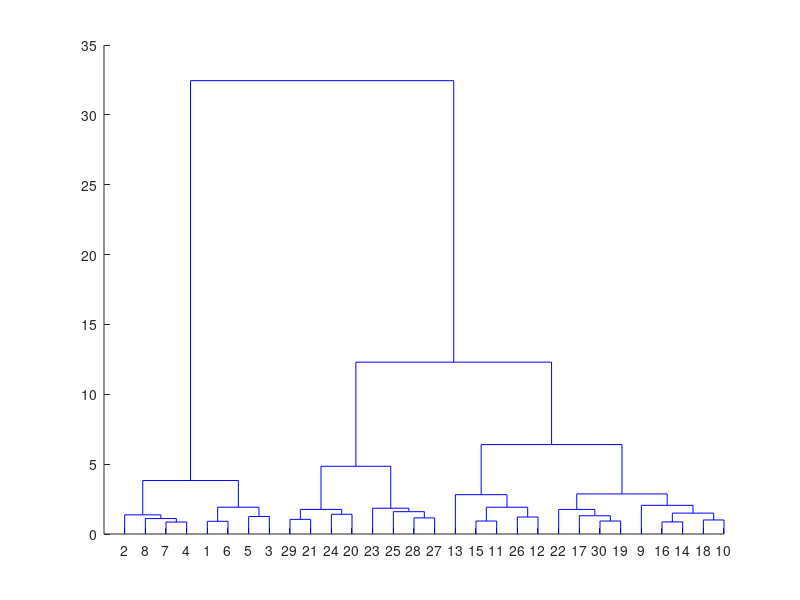
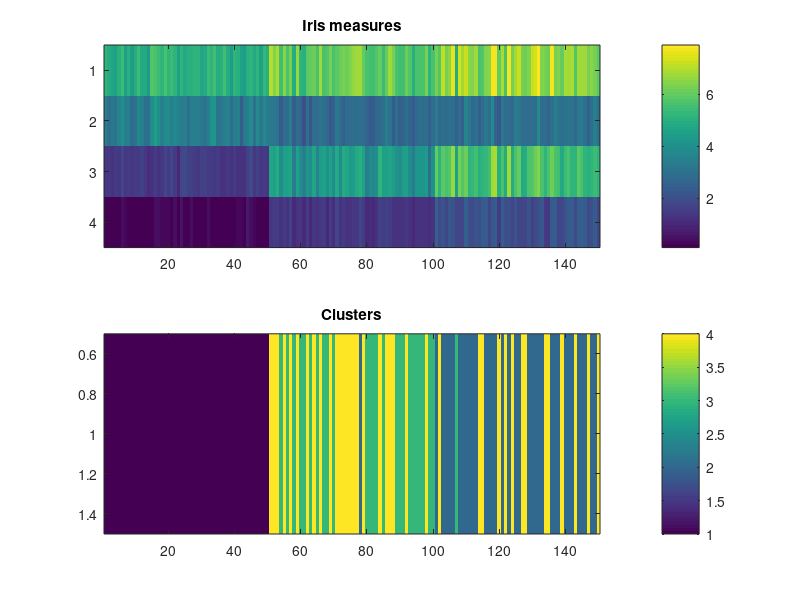
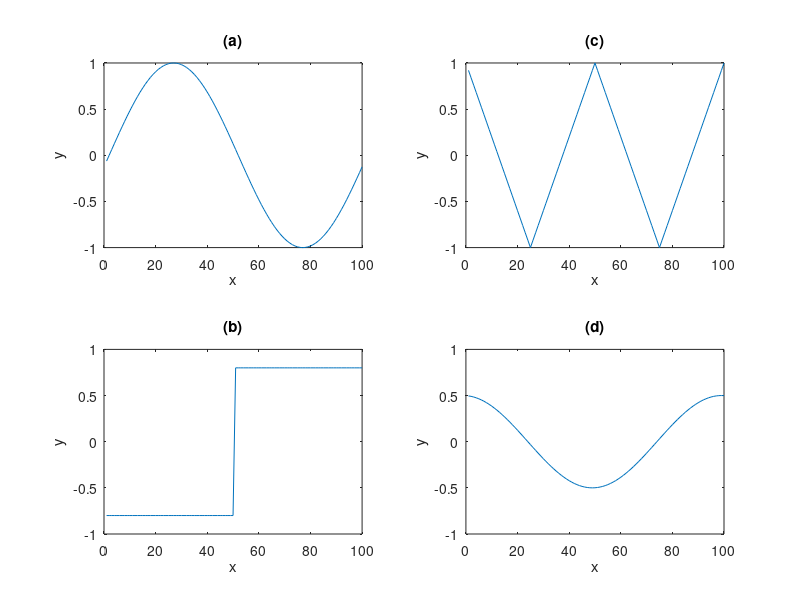

Write the MATLAB code that produced these figures, in order. (Note: this script raises an error after producing the figures.)
%%%%%%%%%%%%%%%%%%%%%%%%%%%%%%%%%%%%%%%%%%
% Tutorial 7 (26 Oct 2016) 
% Clustering
%%%%%%%%%%%%%%%%%%%%%%%%%%%%%%%%%%%%%%%%%%

%%%%%%%%%%%%%%%%%%%%%%%%%%%%%%%%%%%%%%%%%%%%%%%%%%%%%%%
% Example 1
% apply hierarchical clustering (Ward's method) to
% Fisher's iris data (Matlab example)
%%%%%%%%%%%%%%%%%%%%%%%%%%%%%%%%%%%%%%%%%%%%%%%%%%%%%%%
load fisheriris;

Z = linkage(meas,'ward','euclidean');
c = cluster(Z,'maxclust',4);

% columns are species
% rows are categories
% so table(1,1) say if there is any first species in the first category
% table(2,1) if there is any first species in the second category
table=crosstab(c,species)

figure;
dendrogram(Z)

% plot original data and the clusters
figure;
subplot(2,1,1);
imagesc(meas');
colorbar
title('Iris measures');

subplot(2,1,2);
imagesc(c')
colorbar
title('Clusters');

%%%%%%%%%%%%%%%%%%%%%%%%%%%%%%%%%%%%%%%%%%%%%%%%%%%%%%%
% Example 2
% apply hierarchical clustering (Ward's method) to
% the synthetic data from Tutorial 3 (in combination with PCA)
%%%%%%%%%%%%%%%%%%%%%%%%%%%%%%%%%%%%%%%%%%%%%%%%%%%%%%%
% creating the input data
k=2*pi/100;
omega=2*pi/50;
x=[1:100];
t=[1:200];

for i=1:200
y(i,:)=sin(k*x-omega*t(i));
end

% sine pattern w/ amplitude of 1
y1=y(1,:);

% cosine pattern w/ amplitude of 0.5
y2=0.5*y(37,:);

% step pattern w/ amplitude of 0.8
y3(1:50)=-0.8;
y3(51:100)=0.8;

% sawtooth pattern w/ amplitude of 1
y4(1:25)=-2*x(1:25)./25+1;
y4(26:50)=2*x(26:50)./25-3;
y4(51:75)=-2*x(51:75)./25+5;
y4(76:100)=2*x(76:100)./25-7;

figure;
subplot(2,2,1)
plot(y1);
ylim([-1 1]);
title('(a)');
xlabel('x');
ylabel('y');

subplot(2,2,2)
plot(y4);
ylim([-1 1]);
title('(c)');
xlabel('x');
ylabel('y');

subplot(2,2,3)
plot(y3);
ylim([-1 1]);
title('(b)');
xlabel('x');
ylabel('y');

subplot(2,2,4)
plot(y2);
ylim([-1 1]);
title('(d)');
xlabel('x');
ylabel('y');

% create timeseries where from t=1:50 signal y1 occurs,
% then for the next 50 steps signal y3 occurs,
% then for the next 50 steps signal y4 occurs,
% and then for the last 50 steps signal y2 occurs
ynew(1:50,:)=repmat(y1,50,1);
ynew(51:100,:)=repmat(y3,50,1);
ynew(101:150,:)=repmat(y4,50,1);
ynew(151:200,:)=repmat(y2,50,1);

% add noise to the data
load 'noise.mat';
ynew1=ynew+2*noise;

ynew=[ynew1; ynew1];

figure;
for i=1:4
subplot(2,2,i)
plot(ynew(i*50-1,:));
ylim([-2 2]);
title('(a)');
xlabel('x');
ylabel('y');
end

% PCA:
[eigenvectors,PCs,eigenvalues]=princomp(ynew);

% contribution of each mode to total variance:
variance=eigenvalues./sum(eigenvalues);

figure; 
plot([1:100],variance,'*-');
ylabel('ratio of total variance explained by mode');
xlabel('mode number');

% plot first three modes (eigenvectors and PCs)
figure; 
for i=1:3
subplot(3,2,2*i-1)
plot(eigenvectors(:,i));
%ylim([-1 1]);
xlabel('x');
title(['eigenvector',num2str(i)]);

subplot(3,2,2*i)
plot(PCs(:,i));
xlabel('time');
title(['PC',num2str(i)]);
end

% plot the data in the space of first three eigenvectors
figure;
scatter3(PCs(:,1),PCs(:,2),PCs(:,3));

PCtot=PCs(:,1:3);

% find the dendogram
Zn = linkage(PCtot,'ward','euclidean');

figure;
dendrogram(Zn);

% find four clusters
cn = cluster(Zn,'maxclust',4);

figure;
scatter3(PCs(:,1),PCs(:,2),PCs(:,3),16,cn)

% calulate mean signal for each cluster
for i=1:4
[ind dummy]=find(cn == i);
y_mean_model(i,:)=mean(ynew(ind,:));
end

% calulate mean signal from original data (where we know that there are 4 clusters)
y_mean_obs(1,:)=mean(ynew([1:50 201:250],:));
y_mean_obs(2,:)=mean(ynew([51:100 251:300],:));
y_mean_obs(3,:)=mean(ynew([101:150 301:350],:));
y_mean_obs(4,:)=mean(ynew([151:200 351:400],:));

% get the order right, so that the model signal order corresponds to the original signal order
for i=1:4
r=corrcoef([y_mean_obs(i,:)' y_mean_model']);
[maxi index(i)]=max(r(1,2:end));
end

% compare original mean signal with modeled one 
figure;
for i=1:4
subplot(2,2,i)
plot([1:100],y_mean_obs(i,:),'b-',[1:100],y_mean_model(index(i),:),'r-');
legend('original mean','reconstructed mean');
ylim([-2 2])
end

